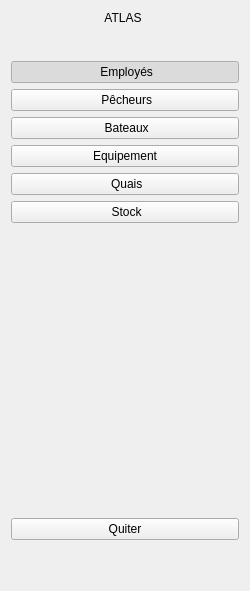
         <widget class="QFrame" name="sidebar">
          <property name="minimumSize">
           <size>
            <width>250</width>
            <height>0</height>
           </size>
          </property>
          <property name="maximumSize">
           <size>
            <width>250</width>
            <height>16777215</height>
           </size>
          </property>
          <layout class="QVBoxLayout" name="verticalLayout">
           <item>
            <widget class="QLabel" name="lblTitle">
             <property name="text">
              <string> ATLAS  </string>
             </property>
             <property name="alignment">
              <set>Qt::AlignmentFlag::AlignCenter</set>
             </property>
            </widget>
           </item>
           <item>
            <spacer name="verticalSpacer_2">
             <property name="orientation">
              <enum>Qt::Orientation::Vertical</enum>
             </property>
             <property name="sizeType">
              <enum>QSizePolicy::Policy::Fixed</enum>
             </property>
             <property name="sizeHint" stdset="0">
              <size>
               <width>20</width>
               <height>30</height>
              </size>
             </property>
            </spacer>
           </item>
           <item>
            <widget class="QPushButton" name="btnEmployes">
             <property name="text">
              <string> Employés</string>
             </property>
             <property name="checkable">
              <bool>true</bool>
             </property>
             <property name="checked">
              <bool>true</bool>
             </property>
             <property name="autoExclusive">
              <bool>true</bool>
             </property>
            </widget>
           </item>
           <item>
            <widget class="QPushButton" name="btnPecheurs">
             <property name="text">
              <string> Pêcheurs</string>
             </property>
             <property name="checkable">
              <bool>true</bool>
             </property>
             <property name="autoExclusive">
              <bool>true</bool>
             </property>
            </widget>
           </item>
           <item>
            <widget class="QPushButton" name="btnBateaux">
             <property name="text">
              <string> Bateaux</string>
             </property>
             <property name="checkable">
              <bool>true</bool>
             </property>
             <property name="autoExclusive">
              <bool>true</bool>
             </property>
            </widget>
           </item>
           <item>
            <widget class="QPushButton" name="btnMaintenance">
             <property name="text">
              <string>Equipement</string>
             </property>
             <property name="checkable">
              <bool>true</bool>
             </property>
             <property name="autoExclusive">
              <bool>true</bool>
             </property>
            </widget>
           </item>
           <item>
            <widget class="QPushButton" name="btnQuais">
             <property name="text">
              <string> Quais</string>
             </property>
             <property name="checkable">
              <bool>true</bool>
             </property>
             <property name="autoExclusive">
              <bool>true</bool>
             </property>
            </widget>
           </item>
           <item>
            <widget class="QPushButton" name="btnStock_2">
             <property name="text">
              <string> Stock</string>
             </property>
             <property name="checkable">
              <bool>true</bool>
             </property>
             <property name="autoExclusive">
              <bool>true</bool>
             </property>
            </widget>
           </item>
           <item>
            <spacer name="verticalSpacer_3">
             <property name="orientation">
              <enum>Qt::Orientation::Vertical</enum>
             </property>
             <property name="sizeHint" stdset="0">
              <size>
               <width>20</width>
               <height>145</height>
              </size>
             </property>
            </spacer>
           </item>
           <item>
            <spacer name="verticalSpacer_4">
             <property name="orientation">
              <enum>Qt::Orientation::Vertical</enum>
             </property>
             <property name="sizeHint" stdset="0">
              <size>
               <width>20</width>
               <height>144</height>
              </size>
             </property>
            </spacer>
           </item>
           <item>
            <widget class="QPushButton" name="btnStock">
             <property name="text">
              <string>Quiter</string>
             </property>
             <property name="checkable">
              <bool>true</bool>
             </property>
             <property name="autoExclusive">
              <bool>true</bool>
             </property>
            </widget>
           </item>
           <item>
            <spacer name="verticalSpacer">
             <property name="orientation">
              <enum>Qt::Orientation::Vertical</enum>
             </property>
             <property name="sizeHint" stdset="0">
              <size>
               <width>20</width>
               <height>40</height>
              </size>
             </property>
            </spacer>
           </item>
          </layout>
         </widget>
